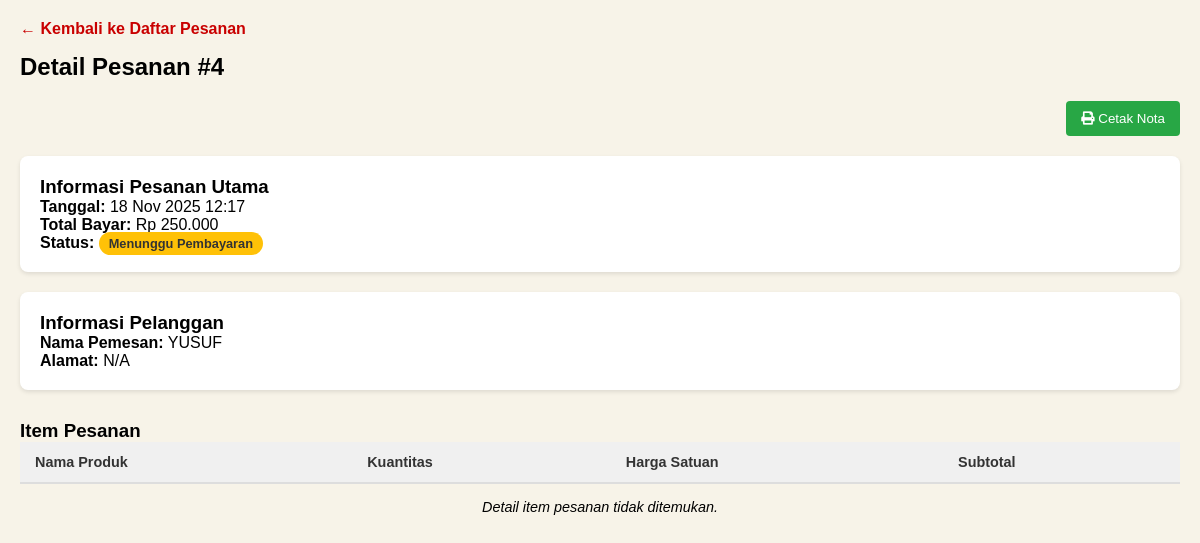
Page /order_detail.php?id=4 (signed in) on the committed database.
### tables this page shows
CREATE TABLE `orders` (
  `id` int NOT NULL,
  `user_id` int NOT NULL,
  `total_bayar` decimal(10,2) NOT NULL,
  `tanggal_order` datetime NOT NULL,
  `status_order` varchar(50) NOT NULL,
  `nama_penerima` varchar(100) NOT NULL,
  `email_penerima` varchar(100) NOT NULL,
  `telepon` varchar(20) NOT NULL,
  `alamat` text NOT NULL,
  `metode_pembayaran` varchar(50) NOT NULL,
  `is_read` tinyint(1) NOT NULL DEFAULT '0'
);

CREATE TABLE `user` (
  `id` int NOT NULL,
  `username` varchar(50) NOT NULL,
  `email` varchar(100) NOT NULL,
  `password` varchar(255) NOT NULL,
  `nama_lengkap` varchar(100) DEFAULT NULL,
  `alamat` text
);

### order_detail.php (the view, shortened to what this page needs)
<?php
include 'koneksi.php';
$order_id = (int)$_GET['id'];
$query_order_detail = "SELECT * FROM orders WHERE id = $order_id";
$result_order_detail = mysqli_query($conn, $query_order_detail);
$order = mysqli_fetch_assoc($result_order_detail);
$customer_data = ['nama_lengkap' => 'N/A', 'alamat' => 'N/A'];
$customer_id = $order['user_id'] ?? 0;
if ($customer_id > 0) {
    $query_customer = "SELECT nama_lengkap, alamat FROM user WHERE id = $customer_id";
    $result_customer = mysqli_query($conn, $query_customer);
    if ($result_customer && $data = mysqli_fetch_assoc($result_customer)) {
        $customer_data = $data;
    }
}
$query_items = "SELECT od.*, p.nama_makanan AS nama_produk, od.price_satuan AS price
                FROM order_details od
                JOIN produk p ON od.produk_id = p.id
                WHERE od.order_id = $order_id";
$result_items = mysqli_query($conn, $query_items);
?>
<!DOCTYPE html>
<html lang="id">
<head>
    <link rel="stylesheet" href="css/dashboard.css">
    <link rel="stylesheet" href="https://cdnjs.cloudflare.com/ajax/libs/font-awesome/5.15.4/css/all.min.css">
</head>
<body>
    <div class="main-content">
        <div class="dashboard-area" style="padding: 20px;">
            <a href="admin_orders.php" class="kembali-link" style="text-decoration: none; color: #c90000; font-weight: bold;">← Kembali ke Daftar Pesanan</a>
            <h2 style="margin-top: 15px;">Detail Pesanan #<?php echo $order['id']; ?></h2>
            <div style="margin-top: 20px; text-align: right; margin-bottom: 20px;">
                <button onclick="window.print()" class="btn-print"
                        style="background-color: #28a745; color: white; border: none; padding: 10px 15px; cursor: pointer; border-radius: 4px;">
                    <i class="fas fa-print"></i> Cetak Nota
                </button>
            </div>
            <div style="background-color: white; padding: 20px; margin-top: 20px; border-radius: 8px; box-shadow: 0 2px 4px rgba(0,0,0,0.1);">
                <h3>Informasi Pesanan Utama</h3>
                <p><strong>Tanggal:</strong> <?php echo date('d M Y H:i', strtotime($order['tanggal_order'] ?? 'N/A')); ?></p>
                <p><strong>Total Bayar:</strong> Rp <?php echo number_format($order['total_bayar'] ?? 0, 0, ',', '.'); ?></p>
                <p><strong>Status:</strong> <span class="status-badge status-<?php echo strtolower(str_replace(' ', '-', $order['status_order'] ?? 'N/A')); ?>"><?php echo htmlspecialchars($order['status_order'] ?? 'N/A'); ?></span></p>
            </div>
            <div style="background-color: white; padding: 20px; margin-top: 20px; border-radius: 8px; box-shadow: 0 2px 4px rgba(0,0,0,0.1);">
                <h3>Informasi Pelanggan</h3>
                <p><strong>Nama Pemesan:</strong> <?php echo htmlspecialchars($customer_data['nama_lengkap'] ?? 'N/A'); ?></p>
                <p><strong>Alamat:</strong> <?php echo htmlspecialchars($customer_data['alamat'] ?? 'N/A'); ?></p>
            </div>
            <h3 style="margin-top: 30px;">Item Pesanan</h3>
            <table class="orders-table" style="width: 100%;">
                <thead>
                    <tr>
                        <th>Nama Produk</th>
                        <th>Kuantitas</th>
                        <th>Harga Satuan</th>
                        <th>Subtotal</th>
                    </tr>
                </thead>
                <tbody>
                    <?php
                    if ($result_items && mysqli_num_rows($result_items) > 0):
                    ?>
                        <?php while ($item = mysqli_fetch_assoc($result_items)): ?>
                            <tr>
                                <td><?php echo htmlspecialchars($item['nama_produk']); ?></td>
                                <td><?php echo htmlspecialchars($item['quantity']); ?></td>
                                <td>Rp <?php echo number_format($item['price'] ?? 0, 0, ',', '.'); ?></td>
                                <td>Rp <?php echo number_format(($item['quantity'] * $item['price']) ?? 0, 0, ',', '.'); ?></td>
                            </tr>
                        <?php endwhile; ?>
                    <?php else: ?>
                        <tr><td colspan="4" style="text-align: center; font-style: italic; padding: 15px;">Detail item pesanan tidak ditemukan.</td></tr>
                    <?php endif; ?>
                </tbody>
            </table>
        </div>
    </div>
</body>
</html>

### css/dashboard.css (style rules this page uses)
:root { --primary-red: #c90000; --background-light: #f7f3e8; --text-dark: #333; }
* { box-sizing: border-box; margin: 0; padding: 0; font-family: Arial, sans-serif; }
body { display: flex; min-height: 100vh; background-color: var(--background-light); }
.main-content { flex-grow: 1; display: flex; flex-direction: column; }
.dashboard-area { padding: 30px; flex-grow: 1; }
.orders-table { width: 100%; border-collapse: collapse; font-size: 0.9em; }
.orders-table thead tr { background-color: #f0f0f0; color: #333; text-align: left; border-bottom: 2px solid #ddd; }
.orders-table th, .orders-table td { padding: 12px 15px; }
.orders-table tbody tr { border-bottom: 1px solid #eeeeee; }
.orders-table tbody tr:last-of-type { border-bottom: none; }
.status-badge { padding: 4px 10px; border-radius: 12px; font-weight: bold; font-size: 0.8em; color: white; text-transform: capitalize; }
.status-menunggu-pembayaran { background-color: #ffc107; color: #333; }

### rows in the picture
orders: id "4", tanggal_order "18 Nov 2025 12:17", total_bayar "250.000", status_order "Menunggu Pembayaran"
user: nama_lengkap "YUSUF", alamat "N/A"
